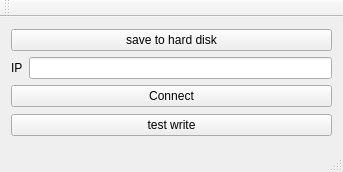
<?xml version="1.0" encoding="UTF-8"?>
<ui version="4.0">
 <class>MainWindow</class>
 <widget class="QMainWindow" name="MainWindow">
  <property name="geometry">
   <rect>
    <x>0</x>
    <y>0</y>
    <width>343</width>
    <height>172</height>
   </rect>
  </property>
  <property name="windowTitle">
   <string>MainWindow</string>
  </property>
  <widget class="QWidget" name="centralWidget">
   <layout class="QGridLayout" name="gridLayout_2">
    <item row="0" column="0">
     <layout class="QGridLayout" name="gridLayout">
      <item row="0" column="0">
       <widget class="QPushButton" name="pushButton_2">
        <property name="text">
         <string>save to hard disk</string>
        </property>
       </widget>
      </item>
      <item row="1" column="0">
       <layout class="QHBoxLayout" name="horizontalLayout">
        <item>
         <widget class="QLabel" name="label_3">
          <property name="text">
           <string>IP</string>
          </property>
         </widget>
        </item>
        <item>
         <widget class="QLineEdit" name="lineEdit">
          <property name="text">
           <string/>
          </property>
         </widget>
        </item>
       </layout>
      </item>
      <item row="2" column="0">
       <widget class="QPushButton" name="pushButton">
        <property name="text">
         <string>Connect</string>
        </property>
       </widget>
      </item>
     </layout>
    </item>
    <item row="1" column="0">
     <widget class="QPushButton" name="pushButton_3">
      <property name="text">
       <string>test write</string>
      </property>
     </widget>
    </item>
   </layout>
  </widget>
  <widget class="QMenuBar" name="menuBar">
   <property name="geometry">
    <rect>
     <x>0</x>
     <y>0</y>
     <width>343</width>
     <height>21</height>
    </rect>
   </property>
  </widget>
  <widget class="QToolBar" name="mainToolBar">
   <attribute name="toolBarArea">
    <enum>TopToolBarArea</enum>
   </attribute>
   <attribute name="toolBarBreak">
    <bool>false</bool>
   </attribute>
  </widget>
  <widget class="QStatusBar" name="statusBar"/>
 </widget>
 <layoutdefault spacing="6" margin="11"/>
 <resources/>
 <connections/>
</ui>
